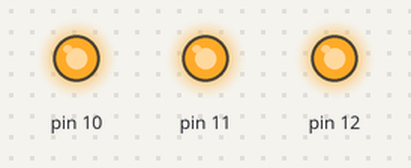
Bench run of a sketch on a simulated Arduino Uno, built with avr-gcc and run on an emulated ATmega328P. Shown: output pins drawn as LEDs (lit = HIGH). Pins used as bus, display or sensor lines are not drawn.

Above: at 0.5 s.
At 3.5 s:
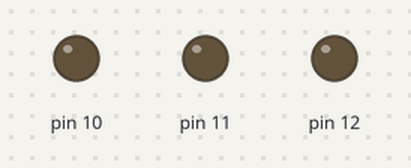
Timing chart, 0 to 4.6 s (numbered marks = the images above):
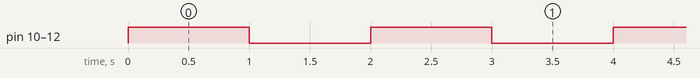

Measured:
- by itself, pin 10–12: alternates HIGH for 1.0 s and LOW for 1.0 s

The sketch:

LedRGB-POO.ino
```cpp
#include "LedRGB.hpp"

LedRGB led1(12, 11, 10); // led1 criado na "stack", padrão na programação do Arduino
LedRGB *led2 = new LedRGB(2, 3, 4); // led2 criado no "heap"

void setup() {
  // put your setup code here, to run once:

}

void loop() {
  // put your main code here, to run repeatedly:
  led1.on();
  delay(1000);
  led1.off();
  delay(1000);
  led2->on();
  delay(0);
  led2->off();
  delay(0);
}
```

LedRGB.cpp
```cpp
#include "LedRGB.hpp"

// Construtor
LedRGB::LedRGB(byte rPin, byte gPin, byte bPin)
{
  this->rPin = rPin;
  this->gPin = gPin;
  this->bPin = bPin;
  pinMode(rPin, OUTPUT);
  pinMode(gPin, OUTPUT);
  pinMode(bPin, OUTPUT);
}

// Destrutor
LedRGB::~LedRGB()
{
}

void LedRGB::on()
{
  digitalWrite(rPin, HIGH);
  digitalWrite(gPin, HIGH);
  digitalWrite(bPin, HIGH);
}

void LedRGB::off()
{
  digitalWrite(rPin, LOW);
  digitalWrite(gPin, LOW);
  digitalWrite(bPin, LOW);
}
```

LedRGB.hpp
```cpp
#ifndef LedRGB_hpp
#define LedRGB_hpp

#include <Arduino.h>

class LedRGB {
private:
  byte rPin;
  byte gPin;
  byte bPin;
  int r = 0; // valor entre 0 e 255 (PWM 8-bit)
  int g = 0;
  int b = 0;

public:
  // Construtor
  LedRGB(byte, byte, byte);

  // Destrutor
  ~LedRGB();

  // Métodos
  void on();
  void off();
};

#endif
```
